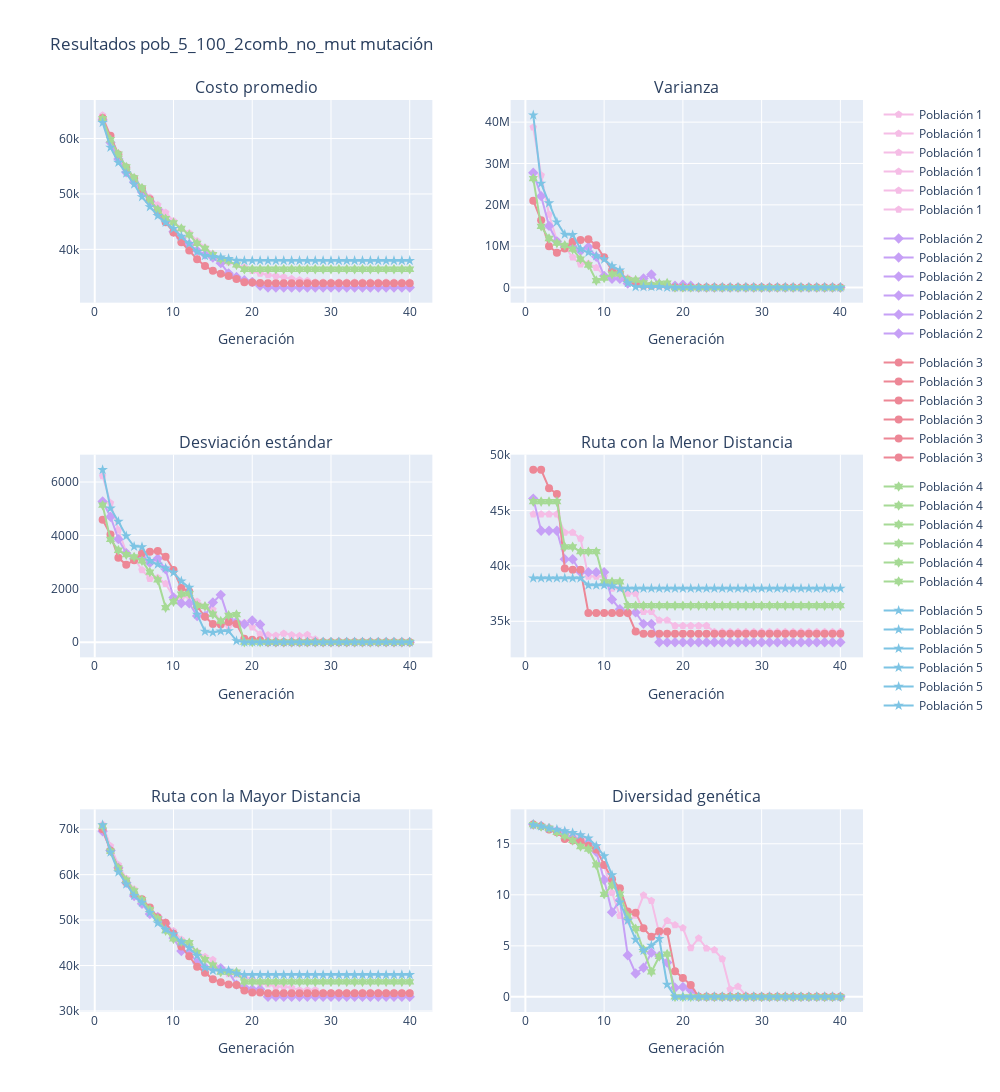

Source (notebook cell):
### Code cell
show_report(resultados4, max_gen_, msg=f"Resultados {exp_name4} mutación")
